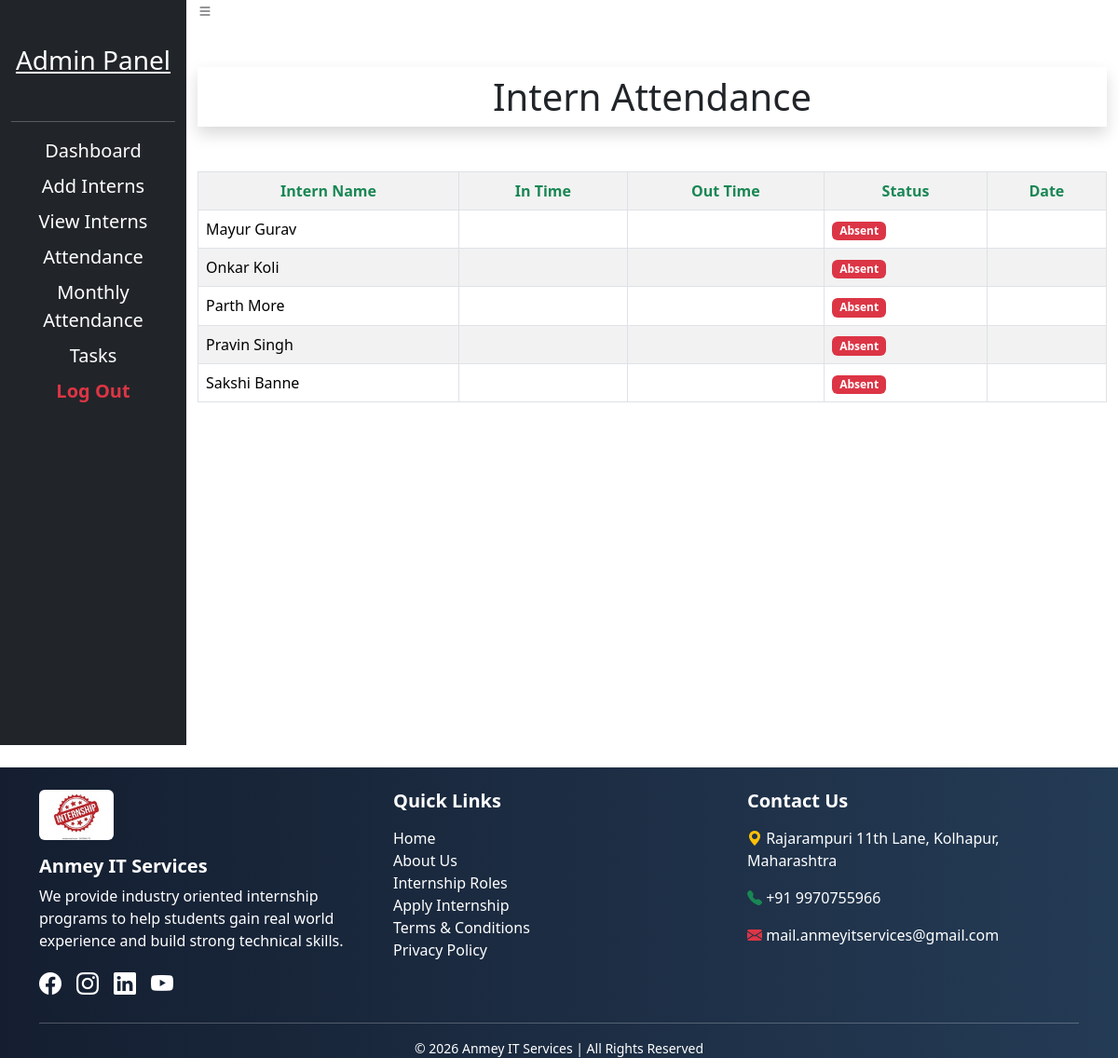
The app's page /admin/attendance.php with its own data.
### tables this page shows
CREATE TABLE `add_intern` (
  `id` int(10) NOT NULL,
  `name` varchar(255) NOT NULL,
  `email` varchar(255) NOT NULL,
  `password` varchar(255) NOT NULL,
  `mobile` varchar(15) NOT NULL,
  `created_at` timestamp NOT NULL DEFAULT current_timestamp()
);

### admin/attendance.php (the view, shortened to what this page needs)
<!DOCTYPE html>
<html lang="en">
<head>
    <link href="https://cdn.jsdelivr.net/npm/bootstrap@5.3.3/dist/css/bootstrap.min.css" rel="stylesheet">
    <link rel="stylesheet" href="https://cdnjs.cloudflare.com/ajax/libs/bootstrap-icons/1.13.1/font/bootstrap-icons.min.css"/>
</head>
<body>
<div>
    <div class="container-fluid">
        <div class="row">
            <?php include 'sidebar.php' ?>
            <div class="col-lg-10 col-md-10">
                <a href="#">
                <i class="bi bi-list text-dark"></i></a>
                <h1 class="text-center mt-5 shadow p-2">Intern Attendance</h1>
                <table class="mt-5 table table-striped table-bordered table-hover">
                    <tr>
                        <th class="text-center text-success">Intern Name</th>
                        <th class="text-center text-success">In Time</th>
                        <th class="text-center text-success">Out Time</th>
                        <th class="text-center text-success">Status</th>
                        <th class="text-center text-success">Date</th>
                    </tr>
                    <?php
                        include 'connect.php';
                        $sql = "SELECT ai.name, a.in_time, a.out_time, a.date
                        FROM add_intern AS ai
                        LEFT JOIN attendance AS a
                        ON ai.id = a.intern_id
                        AND a.date = CURDATE()
                        ORDER BY ai.name";
                        $result = mysqli_query($conn, $sql);
                        while($rows = mysqli_fetch_assoc($result))
                        {
                            ?>
                                <tr>
                                    <td>
                                        <?php echo $rows['name']; ?>
                                    </td>
                                    <td>
                                    </td>
                                    <td>
                                    </td>
                                    <td>
                                        <?php
                                        if(empty($rows['in_time']) && empty($rows['out_time']))
                                        {
                                            echo "<span class='badge bg-danger'>Absent</span>";
                                        }
                                        ?>
                                    </td>
                                    <td>
                                    </td>
                                </tr>
                            <?php
                        }
                    ?>
                </table>
            </div>
        </div>
    </div>
</div>
<?php include '../footer.php' ?>
</body>
</html>

### records on screen
add_intern: name "Mayur Gurav"
add_intern: name "Onkar Koli"
add_intern: name "Parth More"
add_intern: name "Pravin Singh"
add_intern: name "Sakshi Banne"
